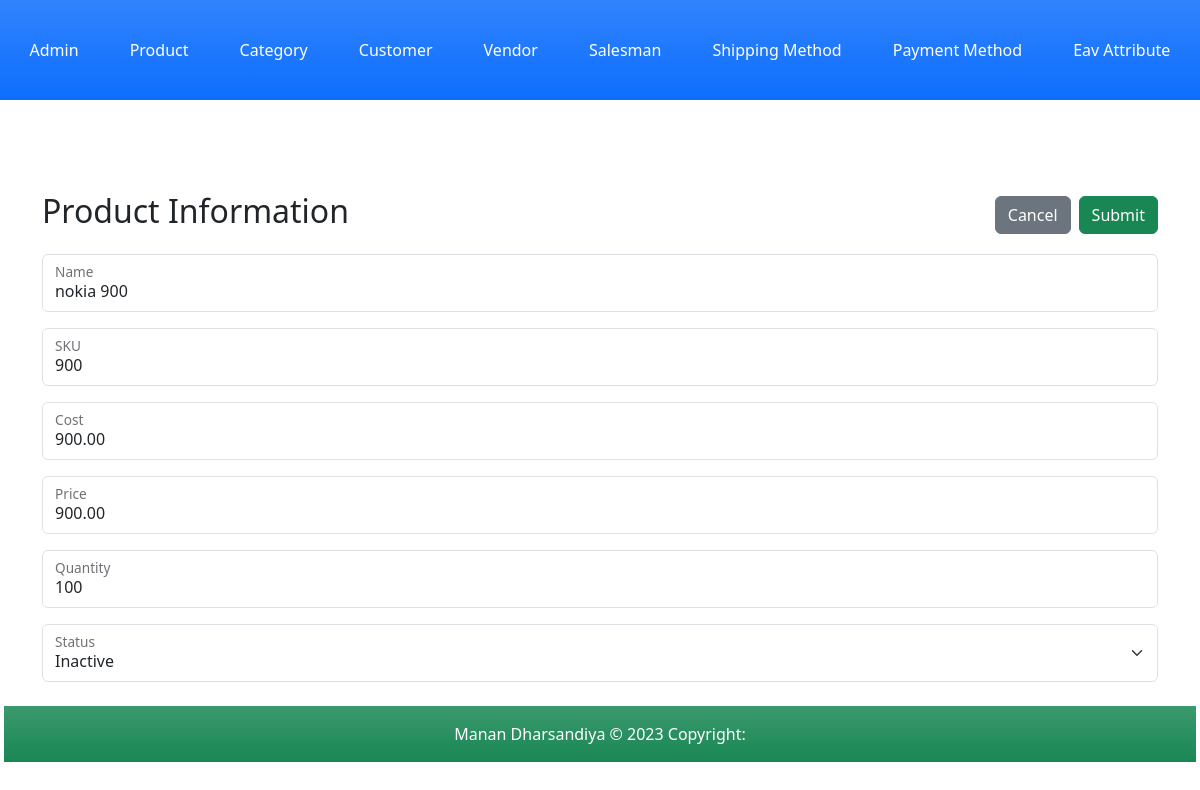
/Index.php?c=product&a=edit&id=247, run on the app's committed database.
### tables this page shows
CREATE TABLE `product` (
  `product_id` int(11) NOT NULL,
  `name` varchar(255) NOT NULL,
  `sku` varchar(50) NOT NULL,
  `cost` decimal(10,2) NOT NULL,
  `price` decimal(10,2) NOT NULL,
  `quantity` int(5) DEFAULT 100,
  `status` tinyint(4) NOT NULL,
  `created_at` datetime NOT NULL,
  `updated_at` datetime NOT NULL
);

### Block/Core/Template.php (called while the page is built, shortened)
<?php
class Block_Core_Template extends Model_Core_View
{
	protected $children =  [];
	public function getChildren()
	{
		return $this->children;
	}
	public function addChild($key, $value)
	{
		$this->children[$key] = $value;
		return $this;
	}
}
?>

### Model/Core/View.php (called while the page is built, shortened)
<?php
class Model_Core_View
{
	protected $data = [];
	protected $template = null;
	public function setData($data)
	{
		$this->data = $data;
		return $this;
	}
	public function getData()
	{
		return $this->data;
	}
	public function setTemplate($template)
	{
		$this->template = $template;
		return $this;
	}
	public function getTemplate()
	{
		return $this->template;
	}
	public function render()
	{
		require 'View' . DS . $this->getTemplate();
	}
	public function getUrl($action = null, $controller = null, $params = [], $resetParam = false)
	{
		return Ccc::getModel('Core_Url')->getUrl($action, $controller, $params, $resetParam);
	}
}
?>

### Controller/Product.php (called while the page is built, shortened)
<?php
class Controller_Product extends Controller_Core_Action
{
	public function editAction()
	{
		try {
			$layout = $this->getLayout();
			if ($id = (int) $this->getRequest()->getParams('id')) {
				if (!($product =  Ccc::getModel('Product')->load($id))) {
					throw new Exception("Invalid Id.", 1);
				}
			}
			$layout->addContent('edit', $layout->createBlock('Product_Edit')->setData(['product' => $product]));
			$layout->render();
		} catch (Exception $e) {
			$this->getMessage()->addMessage($e->getMessage(),Model_Core_Message::FAILURE);
			$this->redirect('grid');
		}
	}
}
?>

### Controller/Core/Front.php (called while the page is built, shortened)
<?php
class Controller_Core_Front
{
	public function init()
	{
		$request = Ccc::getModel('Core_Request');
		$controller = new $controllerClassName();
		$actionName = $request->getActionName().'Action';
		$controller->$actionName();
	}
}
?>

### Index.php (called while the page is built, shortened)
<?php
spl_autoload_register(function ($className) {
    $classPath = str_replace('_', '/', $className);
});
class Ccc
{
	public static function init()
	{
		$front = new Controller_Core_Front();
		$front->init();
	}
	public static function getModel($className)
	{
		return new $className();
	}
}
Ccc::init();
?>

### Model/Core/Url.php (called while the page is built, shortened)
<?php
class Model_Core_Url
{
	public function getUrl($action = null, $controller = null, $params = [], $resetParam = false)
	{
		$request = Ccc::getModel('Core_Request');
		$final = $request->getParams();
		if ($resetParam) {
			$final = [];
		}
		if ($controller) {
			$final['c'] = $controller;
		}
		else {
			$final['c'] = $request->getControllerName();
		}
		if ($action) {
			$final['a'] = $action;
		}
		else {
			$final['a'] = $request->getActionName();
		}
		$queryString = http_build_query($final);
		$url = $_SERVER['REQUEST_SCHEME'] . "://" . $_SERVER['HTTP_HOST'] . $_SERVER['SCRIPT_NAME'] . "?" . $queryString;
		return $url;
	}
}
?>

### Model/Core/Request.php (called while the page is built, shortened)
<?php
class Model_Core_Request
{
	public function getParams($key=null, $value=null)
	{
		if ($key == null) {
			return $_GET;
		}
		if (array_key_exists($key, $_GET)) {
			return $_GET[$key];
		}
		return $value;
	}
	public function getControllerName()
	{
		return $this->getParams('c', 'product');
	}
}
?>

### Block/Product/Edit.php (called while the page is built, shortened)
<?php
class Block_Product_Edit extends Block_Core_Template
{
	public function getProduct()
	{
		return $this->getData('product');
	}
}
?>

### Model/Core/Table.php (called while the page is built, shortened)
<?php
class Model_Core_Table
{
	protected $data = [];
	protected $resource = null;
	public function setResource($resource)
	{
		$this->resource = $resource;
		return $this;
	}
	public function getResource()
	{
		if ($this->resource) {
			return $this->resource;
		}
		$resource = new $this->resourceClass();
		return $resource;
	}
	public function getTableName()
	{
		return $this->getResource()->getTableName();
	}
	public function getPrimaryKey()
	{
		return $this->getResource()->getPrimaryKey();
	}
	public function __get($key)
	{
		if (array_key_exists($key, $this->data)) {
			return $this->data[$key];
		}
		return null;
	}
	public function setData($data)
	{
		$this->data = array_merge($this->data, $data);
		return $this;
	}
	public function load($id, $column = null)
	{
		if (!$column) {
			$column = $this->getPrimaryKey();
		}
		$query = "SELECT * FROM `{$this->getTableName()}` WHERE `{$column}` = '{$id}'";
		$row = $this->getResource()->fetchRow($query);
		return $this;
	}
}
?>

### Model/Core/Adapter.php (called while the page is built, shortened)
<?php
class Model_Core_Adapter
{
	public $config = [
		'host' => 'localhost',
		'username' => 'root',
		'password' => '',
		'dbname' => 'newmvc-manan_dharsandiya'
	];
	public function connect(){
		$connect = mysqli_connect(
			$this->config['host'],
			$this->config['username'],
			$this->config['password'],
			$this->config['dbname']
		);
		return $connect;
	}
	public function fetchRow($query){
		$connect = $this->connect();
		$result = mysqli_query($connect, $query);
		if ($result->num_rows > 0) {
			return $result->fetch_assoc();
		}
		return false;
	}
}
?>

### Model/Core/Table/Resource.php (called while the page is built, shortened)
<?php
class Model_Core_Table_Resource
{
	public function getAdapter()
	{
		$adapter = Ccc::getModel('Core_Adapter');
		return $adapter;
	}
	public function fetchRow($query)
	{
		return $this->getAdapter()->fetchRow($query);
	}
}
?>

### Model/Product.php (called while the page is built, shortened)
<?php
class Model_Product extends Model_Core_Table
{
	public function getStatusOptions()
	{
		return [
			self::STATUS_ACTIVE => self::STATUS_ACTIVE_LBL,
			self::STATUS_INACTIVE => self::STATUS_INACTIVE_LBL
		];
	}
	public function getStatus()
	{
		if ($this->status) {
			return $this->status;
		}
		return self::STATUS_DEFAULT;
	}
}
?>

### View/product/edit.phtml (the view)
<?php
$product = $this->getProduct()['product'];
?>
<div class="container mt-5">
	<form action="<?php echo $this->getUrl('save'); ?>" method="post">
		<div class="row mb-3">
			<div class="col-md-6">
				<h2>Product Information</h2>
			</div>
			<div class="col-md-6 d-flex justify-content-end align-items-center">
				<a href="<?php echo $this->getUrl('grid', null, [], true); ?>" class="btn btn-secondary me-2">Cancel</a>
				<button type="submit" class="btn btn-success">Submit</button>
			</div>
		</div>
		<div class="form-floating mb-3">
			<input type="text" name="product[name]" class="form-control" id="nameInput" placeholder=" " value="<?php echo $product->name;?>">
			<label>Name</label>
		</div>
		<div class="form-floating mb-3">
			<input type="text" name="product[sku]" class="form-control" id="skuInput" placeholder=" " value="<?php echo $product->sku;?>">
			<label>SKU</label>
		</div>
		<div class="form-floating mb-3">
			<input type="text" name="product[cost]" class="form-control" id="costInput" placeholder=" " value="<?php echo $product->cost;?>">
			<label>Cost</label>
		</div>
		<div class="form-floating mb-3">
			<input type="text" name="product[price]" class="form-control" id="priceInput" placeholder=" " value="<?php echo $product->price;?>">
			<label>Price</label>
		</div>
		<div class="form-floating mb-3">
			<input type="text" name="product[quantity]" class="form-control" id="quantityInput" placeholder=" " value="<?php echo $product->quantity;?>">
			<label>Quantity</label>
		</div>
		<div class="form-floating mb-3">
			<select name="product[status]" class="form-select" id="statusSelect">
				<?php foreach ($product->getStatusOptions() as $key => $value) : ?>
					<?php $selected = ($key == $product->getStatus()) ? "selected" : ''; ?>
					<option value="<?php echo $key; ?>" <?php echo $selected;?>><?php echo $value; ?></option>
				<?php endforeach; ?>
			</select>
			<label>Status</label>
		</div>
	</form>
</div>

### View/html/content.phtml
<?php
$children = $this->getChildren();
foreach ($children as $child) {
	$child->render();
}
?>

### data on the page
product: name "nokia 900", sku "900", cost "900.00", price "900.00", quantity "100"

### other printed values
form field value "Inactive"
